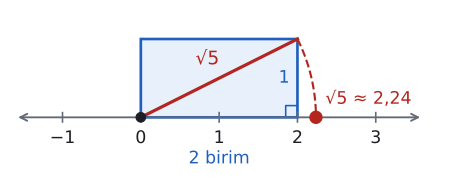

Write Python code to recreate this figure.
import sys; sys.path.insert(0, "tools")
from cizim import *

# √5'in sayı doğrusunda yeri: 2 × 1 dikdörtgenin köşegeni pergelle doğruya taşınır.
fig, ax = sekil(6, 3.4)
r = np.sqrt(5)
ax.set_aspect("equal"); ax.axis("off")
ax.annotate("", xy=(3.6, 0), xytext=(-1.6, 0), arrowprops=dict(arrowstyle="<->", color=SOLUK, lw=1.4))
for t in range(-1, 4):
    ax.plot([t, t], [-0.06, 0.06], color=SOLUK, lw=1.2)
    ax.text(t, -0.16, str(t).replace("-", "−"), ha="center", va="top", fontsize=13)
ax.add_patch(patches.Rectangle((0, 0), 2, 1, facecolor=MAVI_ACIK, edgecolor=MAVI, lw=2))
ax.plot([1.85, 1.85, 2], [0, 0.15, 0.15], color=MAVI, lw=1.2)          # dik açı işareti
ax.plot([0, 2], [0, 1], color=KIRMIZI, lw=2.4)
t = np.linspace(np.arctan2(1, 2), 0, 60)
ax.plot(r * np.cos(t), r * np.sin(t), color=KIRMIZI, lw=1.6, ls="--")
nokta(ax, 0, 0, renk=YAZI)
ax.plot(r, 0, "o", color=KIRMIZI, markersize=9, zorder=6)
ax.text(1.0, -0.42, "2 birim", ha="center", va="top", color=MAVI, fontsize=13)
ax.text(1.9, 0.5, "1", ha="right", va="center", color=MAVI, fontsize=13)
ax.text(0.85, 0.62, "√5", ha="center", va="bottom", color=KIRMIZI, fontsize=14)
ax.text(r + 0.12, 0.12, "√5 ≈ 2,24", ha="left", va="bottom", color=KIRMIZI, fontsize=13)
ax.set_xlim(-1.7, 4.0); ax.set_ylim(-0.75, 1.4)
kaydet(fig, __file__)
